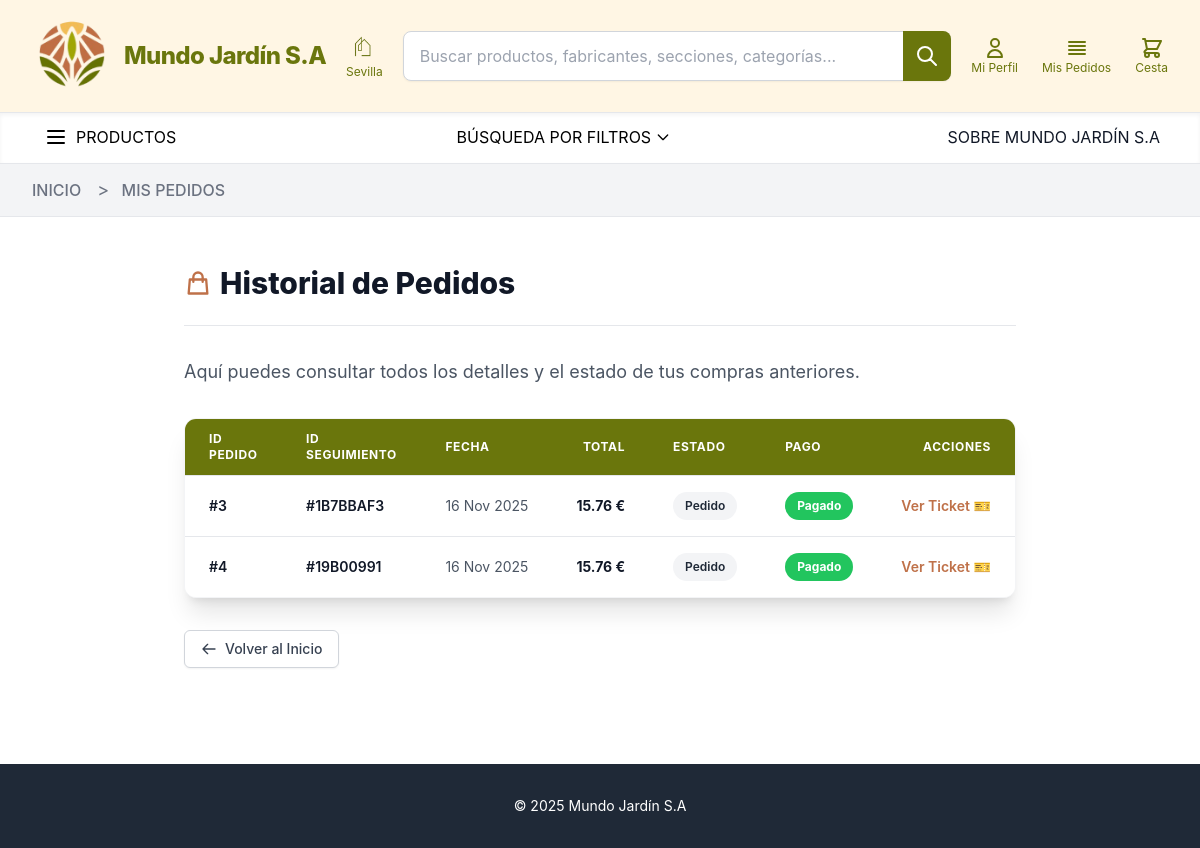
The app's page /perfil/pedidos/ (signed in), older data.
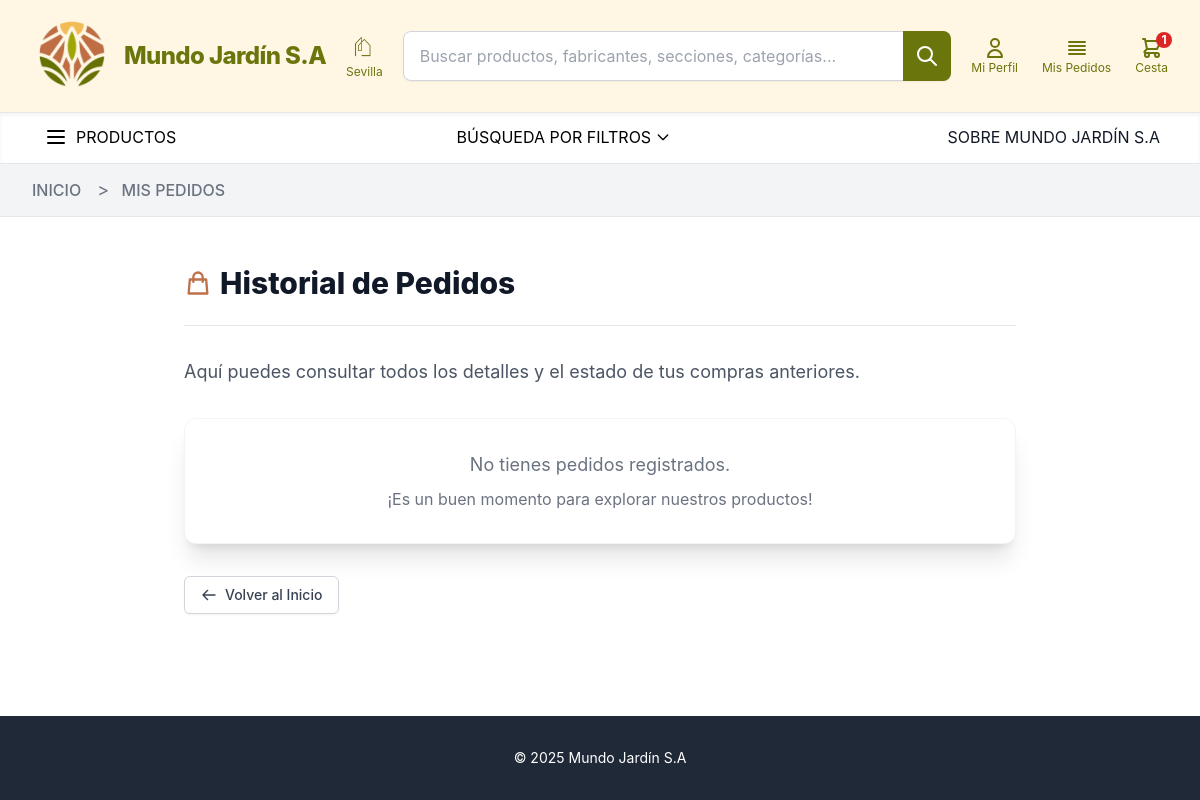
The same page, newer data.
### home/models.py (models this page shows, shortened)
class Pedido(models.Model):
    usuario_cliente = models.ForeignKey('UsuarioCliente', on_delete=models.SET_NULL,  blank=True, null=True)
    fecha_creacion = models.DateTimeField(auto_now_add=True)
    estado = models.CharField(max_length=20, choices=EstadoPedido.choices, default=EstadoPedido.PEDIDO)
    subtotal_importe = models.DecimalField(max_digits=10, decimal_places=2, default=0.00)
    coste_entrega = models.DecimalField(max_digits=10, decimal_places=2, default=0.00)
    total_importe = models.DecimalField(max_digits=10, decimal_places=2, default=0.00)
    metodo_pago = models.CharField(max_length=20, choices=TipoPago.choices, default=TipoPago.PASARELA_PAGO)
    tipo_envio = models.CharField(max_length=20, choices=TipoEnvio.choices, default=TipoEnvio.RECOGIDA_TIENDA)
    direccion_envio = models.CharField(max_length=255, blank=True, null=True)
    correo_electronico = models.EmailField()
    telefono = models.CharField(max_length=15, blank=True)
    pago = models.BooleanField(default=False)
    tracking_id = models.CharField(max_length=50, unique=True, blank = True, null = True, verbose_name="ID de seguimiento")
    MINIMO_ENVIO_GRATUITO = Decimal('50.00')
    COSTO_ESTANDAR_ENVIO = Decimal('5.00')

### perfil/views.py (the view)
# urls.py: path('pedidos/', views.lista_pedidos_cliente, name='lista_pedidos_cliente'),
@login_required
def lista_pedidos_cliente(request):
    try:
        usuario_cliente = request.user.usuariocliente
    except UsuarioCliente.DoesNotExist:
        messages.error(request, "Tu perfil no está registrado como cliente.")
        return redirect('perfil:mi_perfil')
    pedidos = Pedido.objects.filter(usuario_cliente=usuario_cliente).order_by('fecha_creacion')
    context = {
        'pedidos': pedidos,
    }
    return render(request, 'lista_pedidos_cliente.html', context)

### home/context_processors.py (called while the page is built)
def productos_en_cesta(request):
    total_items = 0
    if request.user.is_authenticated:
        try:
            cesta = CestaCompra.objects.get(usuario_cliente__usuario=request.user)
        except CestaCompra.DoesNotExist:
            cesta = None
    else:
        session_id = request.session.get("cesta_id")
        cesta = CestaCompra.objects.filter(session_id=session_id).first() if session_id else None
    if cesta:
        total_items = sum(item.cantidad for item in cesta.items.all())
    return {'total_items_cesta': total_items}

### perfil/templates/lista_pedidos_cliente.html (shortened to what this page needs)
{% extends 'base.html' %}
{% load static %}
{% block breadcrumbs %}
    <li>
        <span class="text-lg text-gray-500 mx-2">></span>
        <span class="text-base font-medium text-gray-500">
            MIS PEDIDOS
        </span>
    </li>
{% endblock breadcrumbs %}
{% block content %}
<main class="py-12">
    <div class="max-w-4xl mx-auto px-4 sm:px-6 lg:px-8">
        <h1 class="text-3xl font-extrabold text-gray-900 mb-6 flex items-center">
            <svg class="w-7 h-7 mr-2 text-[#bf7149]" fill="none" stroke="currentColor" viewBox="0 0 24 24" xmlns="http://www.w3.org/2000/svg"><path stroke-linecap="round" stroke-linejoin="round" stroke-width="2" d="M16 11V7a4 4 0 00-8 0v4M5 9h14l1 12H4L5 9z"></path></svg>
            Historial de Pedidos
        </h1>
        <hr class="mb-8">
        <p class="text-lg text-gray-600 mb-8">
            Aquí puedes consultar todos los detalles y el estado de tus compras anteriores.
        </p>
        <div class="bg-white shadow-xl rounded-xl overflow-hidden border border-gray-100">
            {% if pedidos %}
            <div class="overflow-x-auto">
                <table class="min-w-full divide-y divide-gray-200">
                    <thead class="bg-[#6a760c]">
                        <tr>
                            <th scope="col" class="px-6 py-3 text-left text-xs font-bold text-white uppercase tracking-wider">
                                ID Pedido
                            </th>
                            <th scope="col" class="px-6 py-3 text-left text-xs font-bold text-white uppercase tracking-wider">
                                ID Seguimiento
                            </th>
                            <th scope="col" class="px-6 py-3 text-left text-xs font-bold text-white uppercase tracking-wider">
                                Fecha
                            </th>
                            <th scope="col" class="px-6 py-3 text-right text-xs font-bold text-white uppercase tracking-wider">
                                Total
                            </th>
                            <th scope="col" class="px-6 py-3 text-left text-xs font-bold text-white uppercase tracking-wider">
                                Estado
                            </th>
                            <th scope="col" class="px-6 py-3 text-left text-xs font-bold text-white uppercase tracking-wider">
                                Pago
                            </th>
                            <th scope="col" class="px-6 py-3 text-right text-xs font-bold text-white uppercase tracking-wider">
                                Acciones
                            </th>
                        </tr>
                    </thead>
                    <tbody class="bg-white divide-y divide-gray-200">
                        {% for pedido in pedidos %}
                        <tr>
                            <td class="px-6 py-4 whitespace-nowrap text-sm font-semibold text-gray-900">
                                #{{ pedido.id }}
                            </td>
                            <td class="px-6 py-4 whitespace-nowrap text-sm font-semibold text-gray-900">
                                #{{ pedido.tracking_id }}
                            </td>
                            <td class="px-6 py-4 whitespace-nowrap text-sm text-gray-600">
                                {{ pedido.fecha_creacion|date:"d M Y" }}
                            </td>
                            <td class="px-6 py-4 whitespace-nowrap text-right text-sm font-bold text-gray-900">
                                {{ pedido.total_importe|floatformat:2 }} €
                            </td>
                            <td class="px-6 py-4 whitespace-nowrap text-sm">
                                {% if pedido.estado == 'COMPLETADO' %}
                                    <span class="px-3 py-1 inline-flex text-xs leading-5 font-semibold rounded-full bg-green-100 text-green-800">Completado</span>
                                {% elif pedido.estado == 'PENDIENTE' %}
                                    <span class="px-3 py-1 inline-flex text-xs leading-5 font-semibold rounded-full bg-yellow-100 text-yellow-800">Pendiente</span>
                                {% elif pedido.estado == 'EN_ENVIO' %}
                                    <span class="px-3 py-1 inline-flex text-xs leading-5 font-semibold rounded-full bg-blue-100 text-blue-800">En Envío</span>
                                {% else %}
                                    <span class="px-3 py-1 inline-flex text-xs leading-5 font-semibold rounded-full bg-gray-100 text-gray-800">{{ pedido.get_estado_display }}</span>
                                {% endif %}
                            </td>
                            <td class="px-6 py-4 whitespace-nowrap text-sm font-medium">
                                {% if pedido.pago %}
                                    <span class="px-3 py-1 inline-flex text-xs leading-5 font-bold rounded-full bg-green-500 text-white">Pagado</span>
                                {% else %}
                                    <span class="px-3 py-1 inline-flex text-xs leading-5 font-bold rounded-full bg-red-500 text-white">Pendiente</span>
                                {% endif %}
                            </td>
                            <td class="px-6 py-4 whitespace-nowrap text-right text-sm font-medium">
                                <a href="{% url 'perfil:ver_ticket' pedido.id %}"
                                    class="text-[#bf7149] hover:text-[#a95d3c] transition duration-150 font-semibold flex items-center justify-end">
                                    Ver Ticket 🎫
                                </a>
                            </td>
                        </tr>
                        {% endfor %}
                    </tbody>
                </table>
            </div>
            {% else %}
            <div class="p-8 text-center">
                <p class="text-gray-500 text-lg">No tienes pedidos registrados.</p>
                <p class="text-gray-500 mt-2">¡Es un buen momento para explorar nuestros productos!</p>
            </div>
            {% endif %}
        </div>
        <div class="mt-8 text-center sm:text-left">
            <a href="{% url 'home' %}"
                class="inline-flex items-center px-4 py-2 border border-gray-300 shadow-sm text-sm font-medium rounded-md text-gray-700 bg-white hover:bg-gray-50">
                <svg class="w-4 h-4 mr-2" fill="none" stroke="currentColor" viewBox="0 0 24 24" xmlns="http://www.w3.org/2000/svg">
                    <path stroke-linecap="round" stroke-linejoin="round" stroke-width="2" d="M10 19l-7-7m0 0l7-7m-7 7h18"></path>
                </svg>
                Volver al Inicio
            </a>
        </div>
    </div>
</main>
{% endblock content %}

### home/templates/base.html (shortened to what this page needs)
{% load static %}
<!DOCTYPE html>
<html lang="es">
<head>
    <script src="https://cdn.tailwindcss.com"></script>
</head>
<body class="min-h-screen flex flex-col">
    <header class="border-b border-gray-200 sticky top-0 z-50 bg-white">
        <div class="bg-[#fff6e4] border-b border-gray-200">
            <div class="max-w-7xl mx-auto px-4 sm:px-6 lg:px-8 py-4 flex items-center justify-between">
                <a href ="{% url 'home' %}" class="flex items-center text-2xl font-extrabold lm-text-green tracking-tight flex-shrink-0 mr-5">
                    <img src="{% static 'loga.png' %}"
                        alt="Logo Mundo Jardín"
                        class="h-20 w-20 mr-3 rounded-full">
                    Mundo Jardín S.A
                </a>
                <a class="flex flex-col items-center flex-shrink-0 text-[#6a760c] ">
                    <img src="{% static 'i1.png' %}"
                        alt="Logo ubicacion"
                        class="h-7 w-7 mb-1 rounded-full">
                    <span class="text-xs">Sevilla</span>
                </a>
                <div class="hidden lg:block flex-grow mx-5 max-w-2xl">
    <form action="{% url 'buscar' %}" method="GET" class="relative">
        <input type="search"
               name="q"
               id="q"
               placeholder="Buscar productos, fabricantes, secciones, categorías..."
               class="w-full py-3 pl-4 pr-12 border border-gray-300 rounded-lg focus:ring-green-500 focus:border-green-500 shadow-sm">
        <button type="submit"
                class="absolute right-0 top-0 h-full w-12 flex items-center justify-center text-white rounded-r-lg lm-green hover:bg-[#bf7149] transition">
            <svg xmlns="http://www.w3.org/2000/svg" class="h-6 w-6" fill="none" viewBox="0 0 24 24" stroke="currentColor"><path stroke-linecap="round" stroke-linejoin="round" stroke-width="2" d="M21 21l-6-6m2-5a7 7 0 11-14 0 7 7 0 0114 0z"/></svg>
        </button>
    </form>
</div>
                <div class="flex items-center space-x-6">
                    {% if user.is_authenticated %}
                        <a href="{% url 'perfil:mi_perfil' %}"
                            class="flex flex-col items-center text-[#6a760c] hover:text-[#bf7149] transition hidden sm:flex">
                            <svg xmlns="http://www.w3.org/2000/svg" class="h-6 w-6" fill="none" viewBox="0 0 24 24" stroke="currentColor">
                                <path stroke-linecap="round" stroke-linejoin="round" stroke-width="2"
                                    d="M16 7a4 4 0 11-8 0 4 4 0 018 0zM12 14a7 7 0 00-7 7h14a7 7 0 00-7-7z"/>
                            </svg>
                            <span class="text-xs">Mi Perfil</span>
                        </a>
                            {% endif %}
                    {% if user.is_authenticated and not user.is_staff %}
                            <a href="{% url 'perfil:lista_pedidos_cliente' %}"
                                class="flex flex-col items-center text-[#6a760c] hover:text-[#bf7149] transition hidden sm:flex">
                                <svg xmlns="http://www.w3.org/2000/svg" class="h-6 w-6" fill="none" viewBox="0 0 24 24"
                                    stroke="currentColor" stroke-width="2">
                                    <path stroke-linecap="round" stroke-linejoin="round" d="M4 6h16M4 10h16M4 14h16M4 18h16" />
                                </svg>
                                <span class="text-xs">Mis Pedidos</span>
                            </a>
                    {% endif %}
                    {% if not user.is_authenticated or not user.is_staff %}
                    <a href="{% url 'carrito:carrito' %}" class="flex flex-col items-center text-[#6a760c] hover:text-[#bf7149] transition relative">
                        <span class="text-xs">Cesta</span>
                        {% if total_items_cesta > 0 %}
                        <span id="cesta-badge" class="absolute -top-1 -right-1 bg-red-600 text-white text-xs font-bold rounded-full h-4 w-4 flex items-center justify-center">
                            {{ total_items_cesta }}
                        </span>
                        {% endif %}
                    </a>
                    {% endif %}
                </div>
                </div>
            </div>
        <div class="lm-white hidden lg:block shadow-inner">
            <nav class="max-w-7xl mx-auto px-4 sm:px-6 lg:px-8">
                <ul class="flex justify-between w-full">
                    <div class="flex space-x-8">
                        <li class="group relative">
                            <a href="#" class="flex items-center py-3 px-3 transition border-b-2 border-transparent hover:border-[#6a760c] ">
                                <svg xmlns="http://www.w3.org/2000/svg" class="h-6 w-6 lm-text-black mr-2" fill="none" viewBox="0 0 24 24" stroke="currentColor" stroke-width="2">
                                    <path stroke-linecap="round" stroke-linejoin="round" d="M4 6h16M4 12h16M4 18h16" />
                                </svg>
                                <span class="text-black ">PRODUCTOS</span>
                            </a>
                        </li>
                    </div>
                  <li class="relative group">
    <a href="{% url 'filtros_globales' %}"
        class="flex items-center py-3 px-3 transition border-b-2 border-transparent hover:border-[#6a760c] text-black">
        <span class="text-black">BÚSQUEDA POR FILTROS</span>
        <svg class="w-4 h-4 ml-1 transition-transform group-hover:rotate-180" fill="none" stroke="currentColor" viewBox="0 0 24 24" xmlns="http://www.w3.org/2000/svg"><path stroke-linecap="round" stroke-linejoin="round" stroke-width="2" d="M19 9l-7 7-7-7"></path></svg>
    </a>
</li>
                    <div class="flex">
                        <li class="group relative">
                            <a href="{% url 'info_tienda:info_tienda' %}"  class="block py-3 px-2 text-gray-900 transition border-b-2 border-transparent hover:border-[#6a760c] rounded-sm">SOBRE MUNDO JARDÍN S.A</a>
                        </li>
                    </div>
                </ul>
            </nav>
        </div>
    </header>
    <div class="bg-gray-100 py-3 border-b border-gray-200">
        <div class="max-w-7xl mx-auto px-4 sm:px-6 lg:px-8">
            <nav class="flex" aria-label="Breadcrumb">
                <ol class="flex items-center space-x-2">
                    <li>
                        <a href="{% url 'home' %}" class="text- font-medium text-gray-500 hover:text-[#bf7149]">
                            INICIO
                        </a>
                    </li>
                    {% block breadcrumbs %}
                        {% endblock breadcrumbs %}
                </ol>
            </nav>
        </div>
    </div>
    <div class="main-content flex-grow">
        {% block content %}
        {% endblock content %}
    </div>
    <footer class="bg-gray-800 text-white mt-12">
        <div class="max-w-7xl mx-auto px-4 sm:px-6 lg:px-8 py-8 text-center text-sm">
            © 2025 Mundo Jardín S.A
        </div>
    </footer>
</body>
</html>

### home/templates/base.html (style rules this page uses)
body { font-family: 'Inter', sans-serif; }
.lm-green { background-color: #6a760c; }
.lm-text-green { color: #6a760c; }
.lm-text-black { color: #000000; }
.lm-white { background-color: #ffffff; }

Row changes from the older to the newer data that the page shows:
removed Pedido: id "3", tracking_id "1B7BBAF3", fecha_creacion "16 Nov 2025", total_importe "15.76", estado "Pedido", pago "Pagado"
removed Pedido: id "4", tracking_id "19B00991", fecha_creacion "16 Nov 2025", total_importe "15.76", estado "Pedido", pago "Pagado"
Text that changed along with them:
{{ total_items_cesta }}: (not shown) → "1"
text no longer shown: "ID PEDIDO ID SEGUIMIENTO FECHA TOTAL ESTADO PAGO ACCIONES"
text now shown: "No tienes pedidos registrados. ¡Es un buen momento para explorar nuestros productos!"
